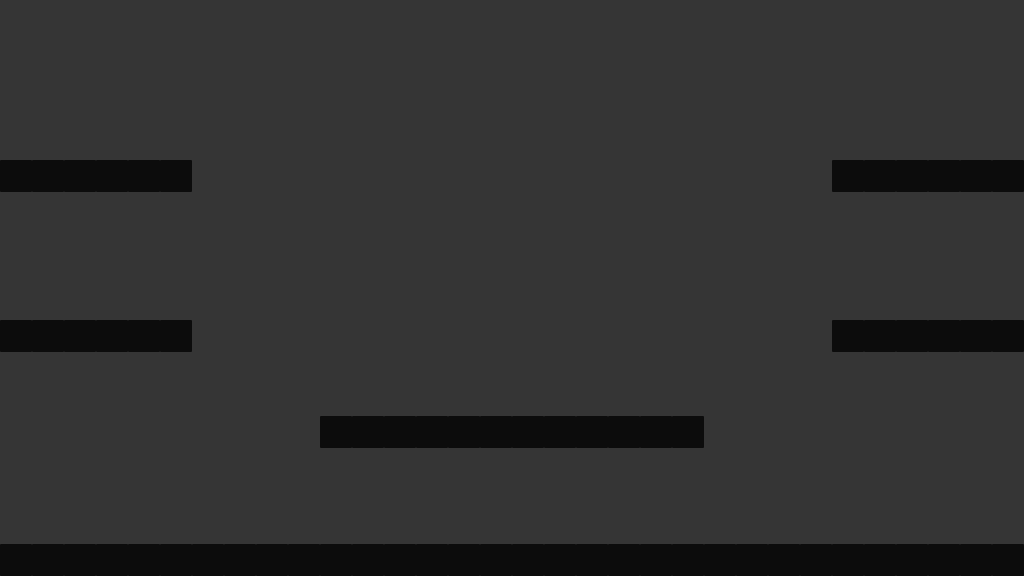

This is a level from a 2D game, rendered from its Tiled map with the project's own tilesets. A one-line summary and the map file follow, with tile-layer data summarised:
An orthogonal 32x18 tile map with 32x32 px tiles, 2 tile layers (blocks, data), 7 tilesets and 15 objects.

<map version="1.0" orientation="orthogonal" renderorder="right-down" width="32" height="18" tilewidth="32" tileheight="32" backgroundcolor="#353535" nextobjectid="55">
 <tileset firstgid="1" name="block" tilewidth="32" tileheight="32">
  <image source="../images/block.png" width="32" height="32" />
 </tileset>
 <tileset firstgid="2" name="saw" tilewidth="64" tileheight="64">
  <image source="../images/saw_spin1.png" width="64" height="64" />
 </tileset>
 <tileset firstgid="3" name="player1" tilewidth="32" tileheight="32">
  <image source="../images/player1.png" width="32" height="32" />
 </tileset>
 <tileset firstgid="4" name="player2" tilewidth="32" tileheight="32">
  <image source="../images/player2.png" width="32" height="32" />
 </tileset>
 <tileset firstgid="5" name="portal_base" tilewidth="63" tileheight="10">
  <image source="../images/portal_base.png" width="63" height="10" />
 </tileset>
 <tileset firstgid="6" name="io_in" tilewidth="31" tileheight="11">
  <image source="../images/io_in.png" width="31" height="11" />
 </tileset>
 <tileset firstgid="7" name="datafragment" tilewidth="24" tileheight="24">
  <image source="../images/datafragment.png" width="24" height="24" />
 </tileset>
 <layer name="blocks" width="32" height="18">
  <data>[576 cells, 68 non-empty, 1 distinct tile ids]</data>
 </layer>
 <layer name="data" width="32" height="18">
  <data>[576 cells, 0 non-empty, 0 distinct tile ids]</data>
 </layer>
 <objectgroup name="player">
  <object id="35" gid="3" x="256" y="544" width="32" height="32" />
  <object id="38" gid="4" x="736" y="544" width="32" height="32" />
 </objectgroup>
 <objectgroup name="portals">
  <object id="46" gid="5" x="32" y="320" width="63" height="10" />
  <object id="47" gid="5" x="928" y="320" width="63" height="10" />
 </objectgroup>
 <objectgroup name="saw_bounds">
  <object id="43" x="992" y="512" width="32" height="32" />
  <object id="44" x="0" y="512" width="32" height="32" />
  <object id="50" x="672" y="384" width="32" height="32" />
  <object id="51" x="320" y="384" width="32" height="32" />
 </objectgroup>
 <objectgroup name="saws">
  <object id="48" gid="2" x="928" y="576" width="64" height="64" />
  <object id="49" gid="2" x="32" y="576" width="64" height="64" />
  <object id="54" gid="2" x="480" y="448" width="64" height="64" />
 </objectgroup>
 <objectgroup name="dataspawner">
  <object id="39" gid="6" x="480" y="64" width="31" height="11" />
  <object id="41" gid="6" x="672" y="64" width="31" height="11" />
  <object id="42" gid="6" x="256" y="64" width="31" height="11" />
 </objectgroup>
 <objectgroup name="data">
  <object id="40" gid="7" x="480" y="96" width="24" height="24" />
 </objectgroup>
</map>
